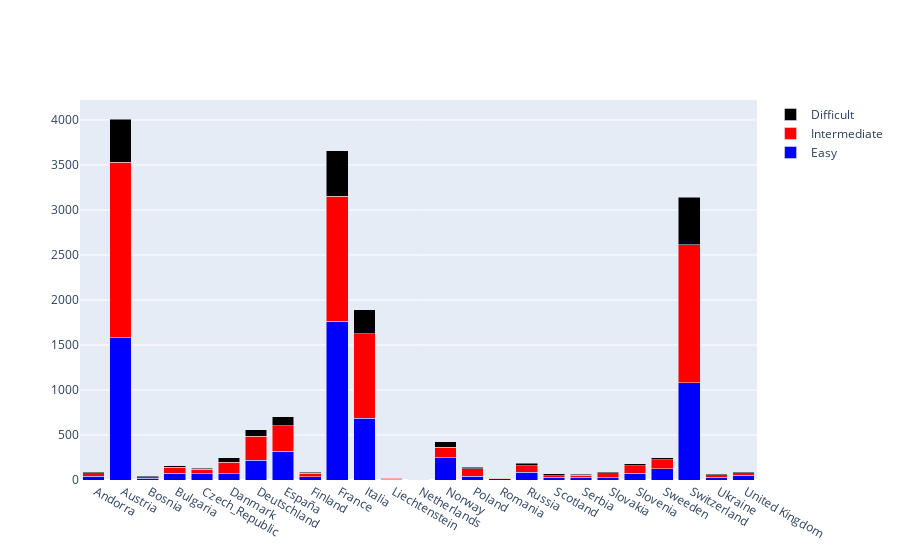

Here is the notebook cell this chart was saved with:
### Code cell
fig = go.Figure(data=[
    go.Bar(name='Easy', x=dfskiroutes.Country, y=dfskiroutes.Easy, marker_color="blue"),
    go.Bar(name='Intermediate', x=dfskiroutes.Country, y=dfskiroutes.Intermediate, marker_color="red"),
    go.Bar(name='Difficult', x=dfskiroutes.Country, y=dfskiroutes.Difficult, marker_color="black")])

# Change the bar mode
fig.update_layout(barmode='stack')
fig.show()

### Figure 1 — Plotly figure (JSON) as saved in the notebook; plotly's stock layout.template omitted (floating-point values rounded to 4 significant figures)
{"data": [{"marker": {"color": "blue"}, "name": "Easy", "type": "bar", "x": [" Andorra", " Austria", " Bosnia", " Bulgaria", " Czech_Republic", " Danmark", " Deutschland", " España", " Finland", " France", " Italia", " Liechtenstein", " Netherlands", " Norway", " Poland", " Romania", " Russia", " Scotland", " Serbia", " Slovakia", " Slovenia", " Sweeden", " Switzerland", " Ukraine", " United Kingdom"], "y": [44, 1578.0, 20, 73.6, 70.6, 70, 219.2, 318.2, 35.1, 1762.0, 687.7, 11, 1, 248.3, 42, 13.8, 86.8, 32, 31.6, 27.1, 74.9, 127.1, 1083, 29, 55]}, {"marker": {"color": "red"}, "name": "Intermediate", "type": "bar", "x": [" Andorra", " Austria", " Bosnia", " Bulgaria", " Czech_Republic", " Danmark", " Deutschland", " España", " Finland", " France", " Italia", " Liechtenstein", " Netherlands", " Norway", " Poland", " Romania", " Russia", " Scotland", " Serbia", " Slovakia", " Slovenia", " Sweeden", " Switzerland", " Ukraine", " United Kingdom"], "y": [38, 1955.0, 15, 66, 50.8, 130, 268, 286.8, 39.4, 1392.0, 934.9, 9, 0.8, 114.3, 83.2, 7.8, 70.3, 18, 23.2, 52.2, 83.8, 98.2, 1531.0, 28, 26]}, {"marker": {"color": "black"}, "name": "Difficult", "type": "bar", "x": [" Andorra", " Austria", " Bosnia", " Bulgaria", " Czech_Republic", " Danmark", " Deutschland", " España", " Finland", " France", " Italia", " Liechtenstein", " Netherlands", " Norway", " Poland", " Romania", " Russia", " Scotland", " Serbia", " Slovakia", " Slovenia", " Sweeden", " Switzerland", " Ukraine", " United Kingdom"], "y": [11, 478, 12, 16.2, 11.6, 50, 73.4, 99, 10.8, 501.3, 270.7, 3, 0.3, 61.6, 14.1, 6.1, 27.7, 19.3, 7.2, 9.8, 23.8, 20.1, 527.4, 11, 11]}], "layout": {"barmode": "stack"}}
